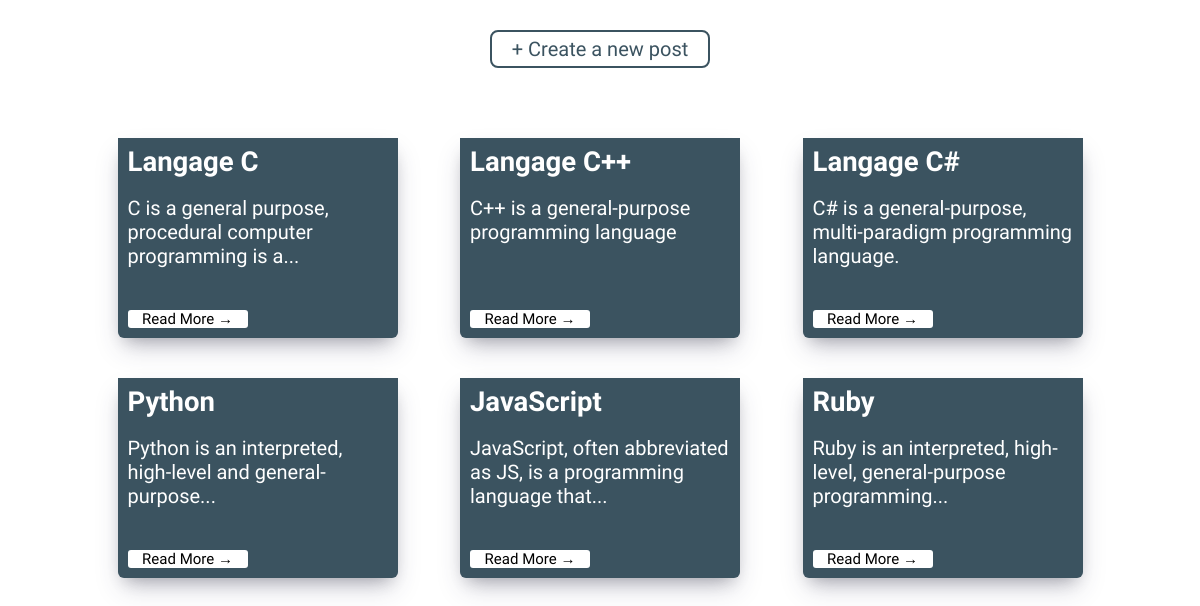
Screenshot of /php-mysql-blog/main.php with the database file from the repository.
### tables this page shows
CREATE TABLE `data` (
  `Id` int(11) NOT NULL,
  `title` varchar(255) NOT NULL,
  `content` longtext NOT NULL
);

### php-mysql-blog/logic.php (called while the page is built, shortened)
<?php
    $connection = mysqli_connect("localhost","root","","advancedBlog");
    $sql = "SELECT * FROM data";
    $query = mysqli_query($connection, $sql);
?>

### php-mysql-blog/main.php (the view, shortened to what this page needs)
<?php
    include "logic.php";
?>
<!DOCTYPE html>
<html lang="en">
<head>
    <link rel="stylesheet" href="style.css">
</head>
<body>
    <div class="small_container">
        <a href="create.php" class="btn">+ Create a new post</a>
        <div class="articles">
            <?php foreach($query as $q) { ?>
                    <div class="card">
                        <h4 class="title_card"><?php echo $q['title']; ?></h4>
                <?php
                        $maxPos = 70;
                        if (strlen($q['content']) > $maxPos)
                        {
                            $lastPos = ($maxPos - 3) - strlen($q['content']);
                            $q['content'] = substr($q['content'], 0, strrpos($q['content'], ' ', $lastPos)) . '...';
                        }
                ?>
                        <p class="content_card"><?php echo $q['content']; ?></p>
                        <a href="view.php?id=<?php echo $q['Id'];?>" class="btn_card">Read More <span>&rarr;</span></a>
                    </div>
            <?php }?>
        </div>
    </div>
</body>
</html>

### php-mysql-blog/style.css (style rules this page uses)
* { margin: 0; padding: 0; box-sizing: border-box; }
:root { --color-dark: #3b5360; }
html { font-size: 62.5%; }
body { font-family: 'Hind', sans-serif; background-color: white; }
a { text-decoration: none; }
.small_container { display: flex; justify-content: center; align-items: center; flex-wrap: wrap; flex-direction: row; }
.btn { margin-top: 3rem; display: inline-block; font-size: 2rem; font-weight: 400; color: var(--color-dark); padding: .5rem 2rem; border: var(--color-dark) 2px solid; border-radius: 8px; transition: all .2s; }
.articles { margin-top: 5rem; flex-basis: 90%; display: flex; flex-wrap: wrap; justify-content: space-evenly; }
.card { background-color: var(--color-dark); margin: 2rem .5rem; height: 20rem; width: 28rem; border-bottom-left-radius: 6px; border-bottom-right-radius: 6px; color: white; display: flex; justify-content: center; align-items: left; flex-direction: column; box-shadow: rgba(50, 50, 93, 0.25) 0px 13px 27px -5px, rgba(0, 0, 0, 0.3) 0px 8px 16px -8px; }
.card > * { margin: 1rem; }
.title_card { font-size: 2.75rem; line-height: 1; }
.content_card { font-size: 2rem; }
.btn_card { font-size: 1.5rem; text-align: center; display: inline-block; margin-top: auto; width: 12rem; color: black; background-color: #fff; border-radius: 3px; }

### rows the page displays
data: title "Langage C", content "C is a general purpose, procedural computer programming is a..."
data: title "Langage C++", content "C++ is a general-purpose programming language"
data: title "Langage C#", content "C# is a general-purpose, multi-paradigm programming language."
data: title "Python", content "Python is an interpreted, high-level and general-purpose..."
data: title "JavaScript", content "JavaScript, often abbreviated as JS, is a programming language that..."
data: title "Ruby", content "Ruby is an interpreted, high-level, general-purpose programming..."
